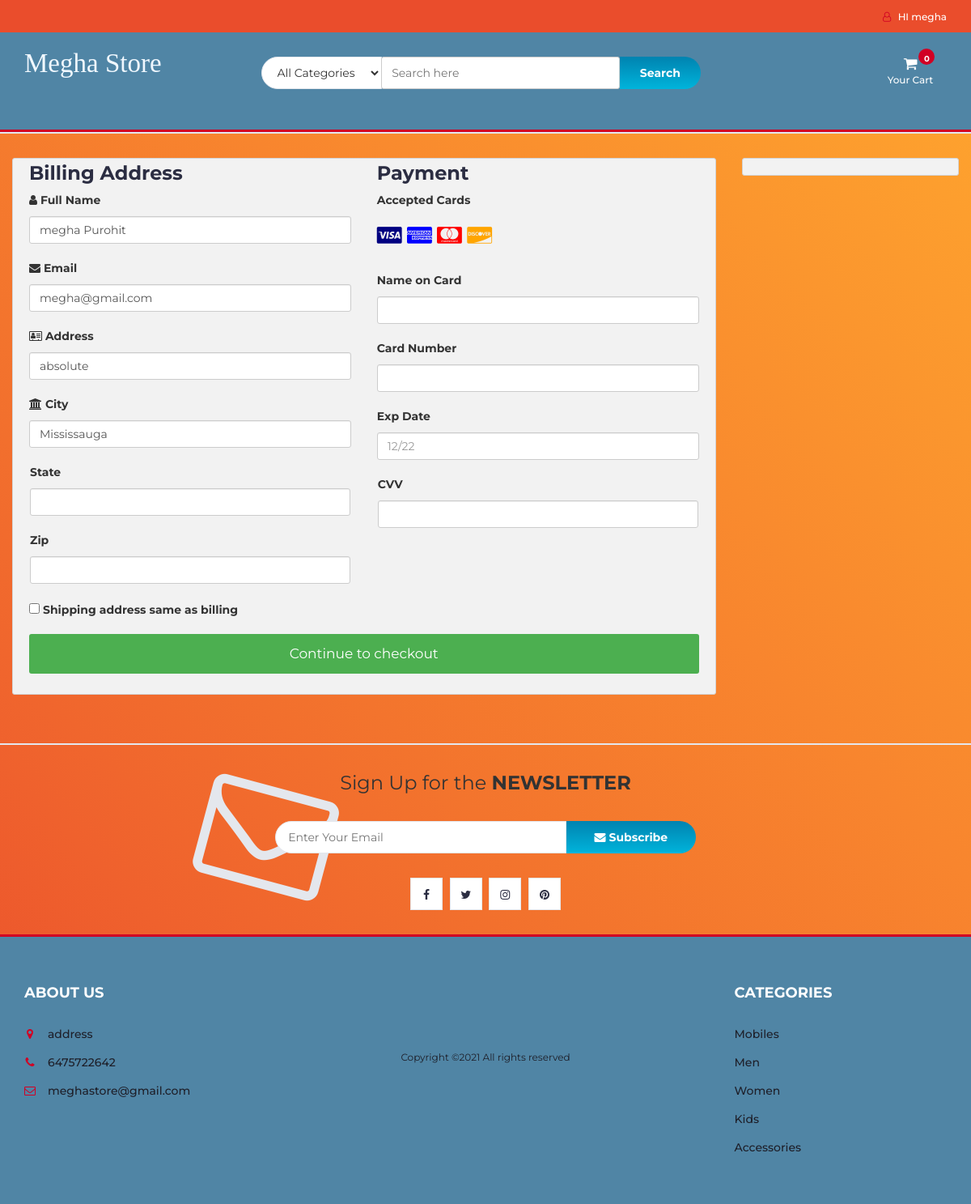
Page /checkout.php (signed in) on the committed database.
### tables this page shows
CREATE TABLE `user_info` (
  `user_id` int(10) NOT NULL,
  `first_name` varchar(100) NOT NULL,
  `last_name` varchar(100) NOT NULL,
  `email` varchar(300) NOT NULL,
  `password` varchar(300) NOT NULL,
  `mobile` varchar(10) NOT NULL,
  `address1` varchar(300) NOT NULL,
  `address2` varchar(11) NOT NULL
);

### checkout.php (the view, shortened to what this page needs)
<?php
include "db.php";
include "header.php";
?>
<section class="section">
	<div class="container-fluid">
		<div class="row-checkout">
		<?php
		if(isset($_SESSION["uid"])){
			$sql = "SELECT * FROM user_info WHERE user_id='$_SESSION[uid]'";
			$query = mysqli_query($con,$sql);
			$row=mysqli_fetch_array($query);
		echo'
			<div class="col-75">
				<div class="container-checkout">
				<form id="checkout_form" action="checkout_process.php" method="POST" class="was-validated">
					<div class="row-checkout">
					<div class="col-50">
						<h3>Billing Address</h3>
						<label for="fname"><i class="fa fa-user" ></i> Full Name</label>
						<input type="text" id="fname" class="form-control" name="firstname" pattern="^[a-zA-Z ]+$"  value="'.$row["first_name"].' '.$row["last_name"].'">
						<label for="email"><i class="fa fa-envelope"></i> Email</label>
						<input type="text" id="email" name="email" class="form-control" pattern="^[_a-z0-9-]+(\.[_a-z0-9-]+)*@[a-z0-9]+(\.[a-z]{2,4})$" value="'.$row["email"].'" required>
						<label for="adr"><i class="fa fa-address-card-o"></i> Address</label>
						<input type="text" id="adr" name="address" class="form-control" value="'.$row["address1"].'" required>
						<label for="city"><i class="fa fa-institution"></i> City</label>
						<input type="text" id="city" name="city" class="form-control" value="'.$row["address2"].'" pattern="^[a-zA-Z ]+$" required>
						<div class="row">
						<div class="col-50">
							<label for="state">State</label>
							<input type="text" id="state" name="state" class="form-control" pattern="^[a-zA-Z ]+$" required>
						</div>
						<div class="col-50">
							<label for="zip">Zip</label>
							<input type="text" id="zip" name="zip" class="form-control" pattern="^[0-9]{6}(?:-[0-9]{4})?$" required>
						</div>
						</div>
					</div>
					<div class="col-50">
						<h3>Payment</h3>
						<label for="fname">Accepted Cards</label>
						<div class="icon-container">
						<i class="fa fa-cc-visa" style="color:navy;"></i>
						<i class="fa fa-cc-amex" style="color:blue;"></i>
						<i class="fa fa-cc-mastercard" style="color:red;"></i>
						<i class="fa fa-cc-discover" style="color:orange;"></i>
						</div>
						<label for="cname">Name on Card</label>
						<input type="text" id="cname" name="cardname" class="form-control" pattern="^[a-zA-Z ]+$" required>
						<div class="form-group" id="card-number-field">
                        <label for="cardNumber">Card Number</label>
                        <input type="text" class="form-control" id="cardNumber" name="cardNumber" required>
                    </div>
						<label for="expdate">Exp Date</label>
						<input type="text" id="expdate" name="expdate" class="form-control" pattern="^((0[1-9])|(1[0-2]))\/(\d{2})$" placeholder="12/22"required>
						<div class="row">
						<div class="col-50">
							<div class="form-group CVV">
								<label for="cvv">CVV</label>
								<input type="text" class="form-control" name="cvv" id="cvv" required>
						</div>
						</div>
					</div>
					</div>
					</div>
					<label><input type="CHECKBOX" name="q" class="roomselect" value="conform" required> Shipping address same as billing
					</label>';
					$total=0;
					$total_count=$_POST['total_count'];
				echo'
				<input type="hidden" name="total_count" value="'.$total_count.'">
					<input type="hidden" name="total_price" value="'.$total.'">
					<input type="submit" id="submit" value="Continue to checkout" class="checkout-btn">
				</form>
				</div>
			</div>
			';
		}else{
			echo"<script>window.location.href = 'cart.php'</script>";
		}
		?>
			<div class="col-25">
				<div class="container-checkout">
				</div>
			</div>
		</div>
	</div>
</section>
		<div id="newsletter" class="section">
			<div class="container">
				<div class="row">
					<div class="col-md-12">
						<div class="newsletter">
							<p>Sign Up for the <strong>NEWSLETTER</strong></p>
							<form >
								<input class="input" type="email" placeholder="Enter Your Email">
								<button class="newsletter-btn"><i class="fa fa-envelope"></i> Subscribe</button>
							</form>
							<ul class="newsletter-follow">
								<li>
									<a href="#"><i class="fa fa-facebook"></i></a>
								</li>
								<li>
									<a href="#"><i class="fa fa-twitter"></i></a>
								</li>
								<li>
									<a href="#"><i class="fa fa-instagram"></i></a>
								</li>
								<li>
									<a href="#"><i class="fa fa-pinterest"></i></a>
								</li>
							</ul>
						</div>
					</div>
				</div>
			</div>
		</div>
<?php
include "footer.php";
?>

### header.php (shortened to what this page needs)
<!DOCTYPE html>
<html lang="en">
	<head>
		<link type="text/css" rel="stylesheet" href="css/bootstrap.min.css"/>
		<link type="text/css" rel="stylesheet" href="css/slick.css"/>
		<link type="text/css" rel="stylesheet" href="css/slick-theme.css"/>
		<link type="text/css" rel="stylesheet" href="css/nouislider.min.css"/>
		<link rel="stylesheet" href="css/font-awesome.min.css">
		<link type="text/css" rel="stylesheet" href="css/style.css"/>
		<link type="text/css" rel="stylesheet" href="css/accountbtn.css"/>
    </head>
	<body>
		<header>
			<div id="top-header">
				<div class="container">
					<ul class="header-links pull-right">
						<li><?php
                             include "db.php";
                            if(isset($_SESSION["uid"])){
                                $sql = "SELECT first_name FROM user_info WHERE user_id='$_SESSION[uid]'";
                                $query = mysqli_query($con,$sql);
                                $row=mysqli_fetch_array($query);
                                echo '
                               <div class="dropdownn">
                                  <a href="#" class="dropdownn" data-toggle="modal" data-target="#myModal" ><i class="fa fa-user-o"></i> HI '.$row["first_name"].'</a>
                                  <div class="dropdownn-content">
                                    <a href="" data-toggle="modal" data-target="#profile"><i class="fa fa-user-circle" aria-hidden="true" ></i>My Profile</a>
                                    <a href="logout.php"  ><i class="fa fa-sign-in" aria-hidden="true"></i>Log out</a>
                                  </div>
                                </div>';
                            }
                                             ?>
                                </li>
					</ul>
				</div>
			</div>
			<div id="header">
				<div class="container">
					<div class="row">
						<div class="col-md-3">
							<div class="header-logo">
								<a href="#" class="logo">
								<font style="font-style:Goudy Stout; font-size: 33px;color: aliceblue;font-family: serif">
                                        Megha Store
                                    </font>
								</a>
							</div>
						</div>
						<div class="col-md-6">
							<div class="header-search">
								<form>
									<select class="input-select">
										<option value="0">All Categories</option>
									</select>
									<input class="input" id="search" type="text" placeholder="Search here">
									<button type="submit" id="search_btn" class="search-btn">Search</button>
								</form>
							</div>
						</div>
						<div class="col-md-3 clearfix">
							<div class="header-ctn">
								<div class="dropdown">
									<a class="dropdown-toggle" data-toggle="dropdown" aria-expanded="true">
										<i class="fa fa-shopping-cart"></i>
										<span>Your Cart</span>
										<div class="badge qty">0</div>
									</a>
									</div>
							</div>
						</div>
					</div>
				</div>
			</div>
		</header>
		<nav id='navigation'>
		</nav>

### css/style.css (style rules this page uses)
body { font-family: 'Montserrat', sans-serif; font-weight: 400; background-image: linear-gradient(-134deg, #FFA62E 0%, #FB962E 20%, #F8852E 40%, #F3742D 60%, #EF612D 80%, #EA4D2C 100%); }
h1, h2, h3, h4, h5, h6 { color: #2B2D42; font-weight: 700; margin: 0 0 10px; }
a { color: #2B2D42; font-weight: 500; -webkit-transition: 0.2s color; transition: 0.2s color; }
ul, ol { margin: 0; padding: 0; list-style: none }
.input { height: 40px; padding: 0px 15px; border: 1px solid #E4E7ED; background-color: #FFF; width: 100%; }
.input-select { padding: 0px 15px; background: #FFF; border: 1px solid #E4E7ED; height: 40px; }
.section { padding-top: 30px; padding-bottom: 30px; }
#top-header { padding-top: 10px; padding-bottom: 10px; background-color: #1E1F29; }
.header-links li { display: inline-block; margin-right: 15px; font-size: 12px; }
.header-links li:last-child { margin-right: 0px; }
.header-links li a { color: #FFF; }
.header-links li i { color: #D10024; margin-right: 5px; }
#header { padding-top: 15px; padding-bottom: 15px; background-image: linear-gradient(-135deg, #FF6CAB 0%, #F660BC 10%, #EC53CD 20%, #E045DE 30%, #D335EE 40%, #C323FF 50%, #B53AFF 60%, #A749FF 70%, #9854FF 80%, #865EFF 90%, #7366FF 100%); }
.header-logo { float: left; }
.header-search { padding: 15px 0px; }
.header-search form { position: relative; }
.header-search form .input-select { margin-right: -4px; border-radius: 40px 0px 0px 40px; }
.header-search form .input { width: calc(100% - 260px); margin-right: -4px; }
.header-search form .search-btn { height: 40px; width: 100px; background: #00B4DB; background: -webkit-linear-gradient(to bottom, #0083B0, #00B4DB); background: linear-gradient(to bottom, #0083B0, #00B4DB); color: #FFF; font-weight: 700; border: none; border-radius: 0px 40px 40px 0px; }
.header-ctn { float: right; padding: 15px 0px; }
.header-ctn>div { display: inline-block; }
.header-ctn>div>a { display: block; position: relative; width: 90px; text-align: center; color: #FFF; }
.header-ctn>div>a>i { display: block; font-size: 18px; }
.header-ctn>div>a>span { font-size: 12px; }
.header-ctn>div>a>.qty { position: absolute; right: 15px; top: -10px; width: 20px; height: 20px; line-height: 20px; text-align: center; border-radius: 50%; font-size: 10px; color: #FFF; background-color: #D10024; }
#navigation { background: #FFF; border-bottom: 2px solid #E4E7ED; border-top: 3px solid #D10024; }
#newsletter.section { border-top: 2px solid #E4E7ED; border-bottom: 3px solid #D10024; margin-top: 30px; }
.newsletter { text-align: center; }
.newsletter p { font-size: 24px; }
.newsletter form { position: relative; max-width: 520px; margin: 30px auto; }
.newsletter form:after { content: "\f003"; font-family: FontAwesome; position: absolute; font-size: 160px; color: #E4E7ED; top: 15px; -webkit-transform: translateY(-50%) rotate(15deg); -ms-transform: translateY(-50%) rotate(15deg); transform: translateY(-50%) rotate(15deg); z-index: -1; left: -90px; }
.newsletter form .input { width: calc(100% - 160px); margin-right: -4px; border-radius: 40px 0px 0px 40px; }
.newsletter form .newsletter-btn { width: 160px; height: 40px; font-weight: 700; background: #00B4DB; background: -webkit-linear-gradient(to bottom, #0083B0, #00B4DB); background: linear-gradient(to bottom, #0083B0, #00B4DB); color: #FFF; border: none; border-radius: 0px 40px 40px 0px; }
.newsletter .newsletter-follow { text-align: center; }
.newsletter .newsletter-follow li { display: inline-block; margin-right: 5px; }
.newsletter .newsletter-follow li:last-child { margin-right: 0px; }
.newsletter .newsletter-follow li a { position: relative; display: block; width: 40px; height: 40px; text-align: center; line-height: 40px; border: 1px solid #E4E7ED; background-color: #FFF; -webkit-transition: 0.2s all; transition: 0.2s all; }

### css/accountbtn.css (style rules this page uses)
.dropdownn { position: relative; display: inline-block; }

### header.php (style rules this page uses)
#navigation { background: #feffff; background: -webkit-linear-gradient(to right, #feffff, #feffff); background: linear-gradient(to right, #feffff, #feffff); }
#header { background: #5085A5; background: -webkit-linear-gradient(to right, #5085A5, #5085A5); background: linear-gradient(to right, #5085A5, #5085A5); }
#top-header { background: # #EA4D2C; background: -webkit-linear-gradient(to right, #EA4D2C, #EA4D2C); background: linear-gradient(to right, #EA4D2C, #EA4D2C); }

### rows in the picture
user_info: first_name "megha", firstname "megha Purohit", email "megha@gmail.com", address "absolute", city "Mississauga"
